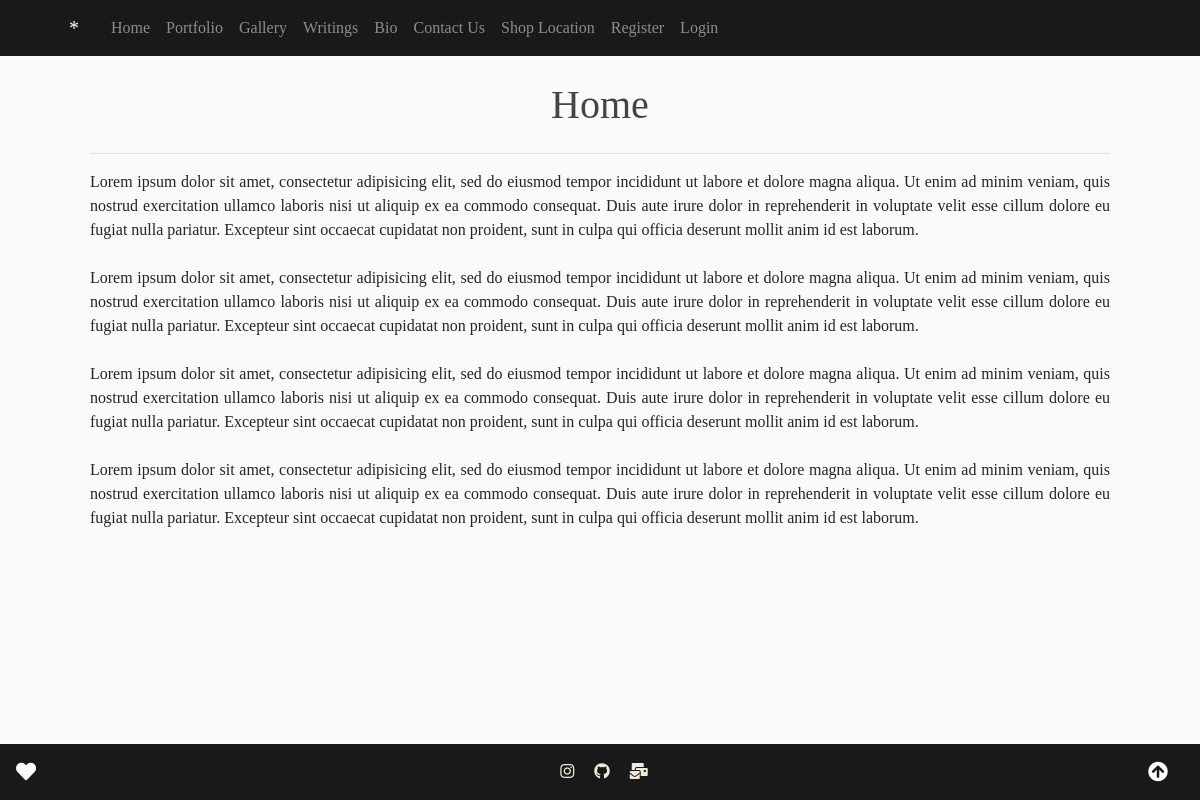
The page /home on the database its author committed.
### flask_app/models.py (models this page shows, shortened)
class Home_Post(db.Model):
    id = db.Column(db.Integer, primary_key=True)
    date_posted = db.Column(db.DateTime, nullable=False, default=datetime.utcnow)
    title = db.Column(db.String(100), nullable=False, default="Home")
    content = db.Column(db.Text, nullable=False, default="mi bezonas suoj")
    main_photo = db.Column(db.String(40), nullable=False, default="home_photos/default.jpg")
    user_id = db.Column(db.Integer, db.ForeignKey('user.id'), nullable=False)

### flask_app/main/routes.py (the view)
@main_bp.route("/")
@main_bp.route("/home")
def home():
    home_update = Home_Post.query.order_by(Home_Post.date_posted.desc()).first()
    return render_template('home.html', home_update=home_update)

### flask_app/templates/home.html (shortened to what this page needs)
{% extends "layout.html" %}
{% block content %}
<div class="container">
    <div class="container">
        {% if home_update %}
        <h1 class="text-center">{{ home_update.title }}</h1>
       <hr>
        <p class="text-justify">{{ home_update.content }}</p>
      </div>
        {% endif %}
</div>
{% endblock content %}

### flask_app/static/css/main.css (style rules this page uses)
a, p, body, h1, h2, h3, h4, h5, h6, button { font-family:"Palatino Linotype", "Book Antiqua", Palatino, serif; }
h1, h2, h3, h4, h5, h6 { color: #444444; }
p { white-space: pre-line; }

### rows shown on the page
Home_Post: title "Home", content "Lorem ipsum dolor sit amet, consectetur adipisicing elit, sed do eiusmod tempor incididunt ut labore et dolore magna aliqua. Ut enim ad minim veniam, quis nostrud exercitation ullamco laboris nisi ut aliquip ex ea commodo consequat. Duis aute irure dolor in reprehenderit in voluptate velit esse cillum dolore eu fugiat nulla pariatur. Excepteur sint occaecat cupidatat non proident, sunt in culpa qui officia deserunt mollit anim id est laborum. Lorem ipsum dolor sit amet, consectetur adipisicing elit, sed do eiusmod tempor incididunt ut labore et dolore magna aliqua. Ut enim ad minim veniam, quis nostrud exercitation ullamco laboris nisi ut aliquip ex ea commodo consequat. Duis aute irure…"
